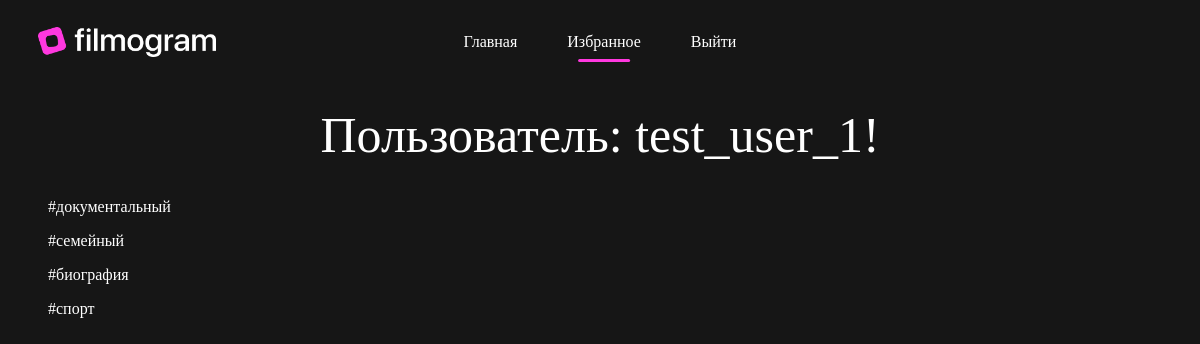
/user/test_user_1 (signed in), run on an earlier commit of the app's database.
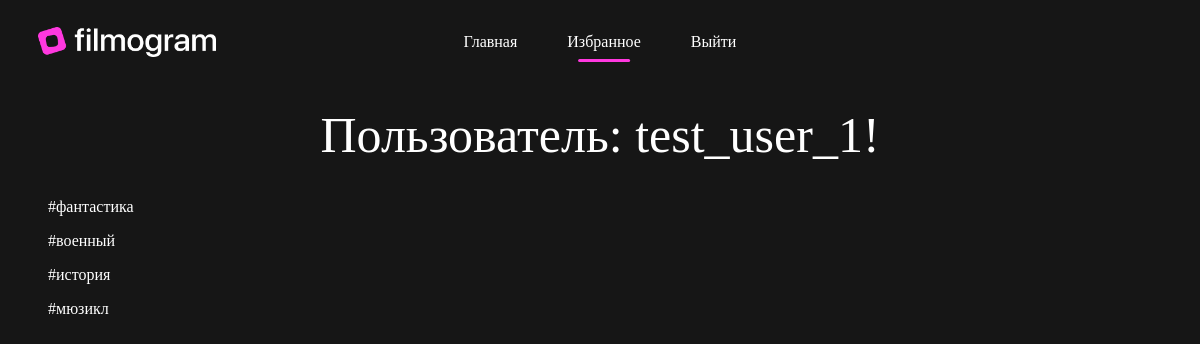
And on a later commit of the database.
### app/models.py (models this page shows, shortened)
class User(UserMixin, db.Model):
    id: so.Mapped[int] = so.mapped_column(primary_key=True)
    username: so.Mapped[str] = so.mapped_column(sa.String(64), index=True, unique=True)
    email: so.Mapped[str] = so.mapped_column(sa.String(128), index=True, unique=True)
    password_hash: so.Mapped[Optional[str]] = so.mapped_column(sa.String(256))
    movie_likes: so.Mapped['MovieLikes'] = so.relationship(back_populates='user')
    genre_likes: so.Mapped['GenreLikes'] = so.relationship(back_populates='user')

class Genre(db.Model):
    genre_id: so.Mapped[int] = so.mapped_column(primary_key=True)
    genre_name: so.Mapped[str] = so.mapped_column(sa.String(64), index=True, unique=True)
    genre_likes: so.Mapped['GenreLikes'] = so.relationship(back_populates='genre')

### app/routes.py (the view)
@app.route('/user/<username>')
@login_required
def user(username):
    user = db.first_or_404(sa.select(User).where(User.username == username))
    genre_likes = db.session.execute(sa.select(GenreLikes).where(GenreLikes.user_id == user.id)).scalars().all()
    genres = []
    for like in genre_likes:
        genre = db.session.scalar(sa.select(Genre).where(Genre.genre_id == like.genre_id))
        genres.append(genre.genre_name)
    print(genres)
    likes = [
        {'user_id': user, 'movie_id': 1},
        {'user_id': user, 'movie_id': 1},
    ]
    return render_template('user.html', user=user, genres=genres)

### app/models.py (called while the page is built)
@login.user_loader
def load_user(id):
    return db.session.get(User, int(id))

### app/templates/user.html
{% extends "base.html" %}
{% block content %}
    <h1>Пользователь: {{ user.username }}!</h1>
    {% for genre in genres %}
    <ul>{{ genre }}</ul>
    {% endfor %}
{% endblock %}

### app/templates/base.html (shortened to what this page needs)
<!doctype html>
<html>
    <head>
      <link rel="stylesheet" href="/static/style.css">
    </head>
    <body>
      <nav>
        <img src="../static/assets/logo.png" class="logo" alt="logo">
        <div class="nav_links">
          <a  href="{{ url_for('index') }}" class="{% if request.path == url_for('index') %}active{% endif %}">Главная</a>
          {% if current_user.is_anonymous %}
          <a href="{{ url_for('login') }}" class="{% if request.path == url_for('login') %}active{% endif %}">Войти</a>
          {% else %}
          <a href="{{ url_for('user', username=current_user.username) }}" class="{% if request.path == url_for('user', username=current_user.username) %}active{% endif %}">Избранное</a>
          <a href="{{ url_for('logout') }}" class="{% if request.path == url_for('logout') %}active{% endif %}">Выйти</a>
          {% endif %}
        </div>
      </nav>
        {% block content %}{% endblock %}
    </body>
</html>

### app/static/style.css (style rules this page uses)
body { font-family: "NAMU-1990"; background-color: #161616; color: #FFFFFF; }
h1 { font-family: "NAMU-1990"; font-size: 50px; text-align: center; color: white; margin-top: 30px; font-weight: 500; }
nav { display: flex; align-items: center; justify-content: center; position: relative; background-color: #161616; padding: 15px 30px; }
.logo { height: 30px; position: absolute; left: 30px; }
.nav_links { display: flex; gap: 20px; position: relative; }
.nav_links a { text-decoration: none; color: white; font-size: 16px; padding: 10px 15px; position: relative; }
.nav_links a::after { content: ""; display: block; width: 0; height: 3px; background-color: #FF38DF; border-radius: 2px; transition: width 0.2s ease-in-out; position: absolute; bottom: -1px; left: 50%; transform: translateX(-50%); }
.nav_links a.active::after { width: 50%; transition: width 0.2s ease-in-out; }

What changed in the data, as far as the page shows it:
changed Genre: genre_name "#документальный" → "#фантастика"
changed Genre: genre_name "#семейный" → "#военный"
changed Genre: genre_name "#биография" → "#история"
changed Genre: genre_name "#спорт" → "#мюзикл"
